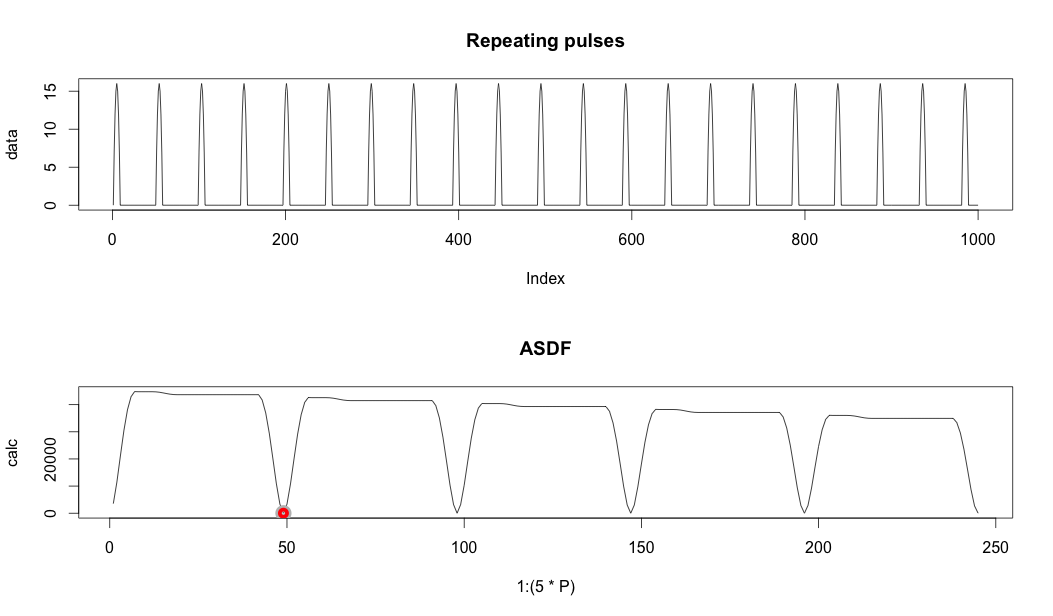

The R source for this figure:
#30511

pulse <- 16 - seq(-4,4)^2
len <- length(pulse)

T <- 1000
P <- 49

ix <- seq(1,T - len, P)

data <- rep(0,T)

for (this_one in ix)
{
  data[this_one + seq(0,len-1)] <- pulse
}

data <- data #+ rnorm(T,0,1)

plot(data, type="l")

asdf <- function(data, Pmax)
{
  N <- length(data)
  asdf <- rep(0,Pmax)
  for (p in seq(1,Pmax))
  {    
    ix <- seq(p+1,N)
    asdf[p] <- sum((data[1:length(ix)] - data[ix])^2)
  }
  
  return(asdf)
}

calc <- asdf(data, 5*P)

par(mfrow=c(2,1))
plot(data, type="l")
title('Repeating pulses')

plot(1:(5*P), calc, type="l")
period <- which.min(calc)
points(P, calc[P], col="grey", lwd = 12)
points(period, calc[period], col="red", lwd = 5)
title('ASDF')
